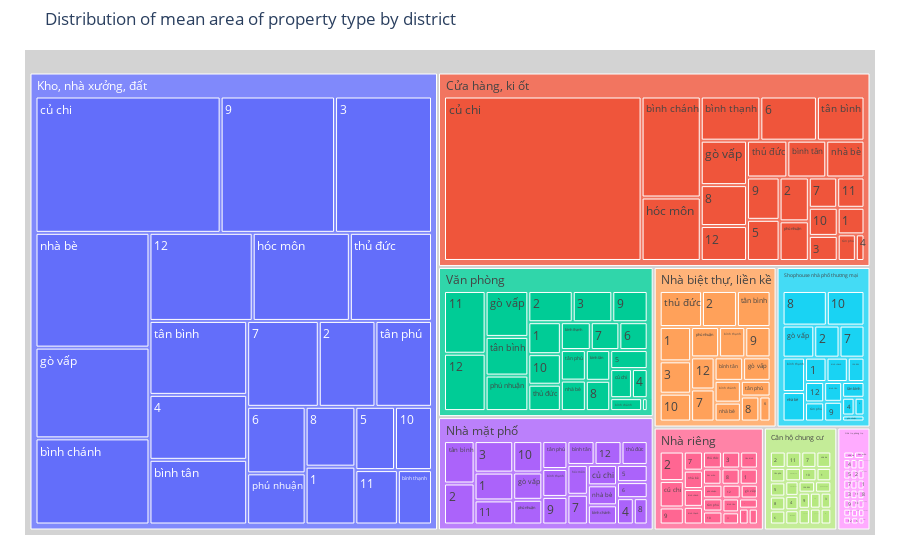

This figure's notebook cell:
### Code cell
tree_map_test_data_area = data.groupby(['District', 'Rent type'])['Area'].agg(mean='mean').reset_index()

fig = px.treemap(
    data_frame= tree_map_test_data_area,
    path=['Rent type', 'District'], values='mean', branchvalues='total',
    hover_data=None,
    hover_name=None,
    title="Distribution of mean area of property type by district")
fig.update_traces(root_color="lightgrey")
fig.update_layout(margin = dict(t=50, l=25, r=25, b=25))
fig.show()

### Figure 1 — Plotly figure (JSON) as saved in the notebook; plotly's stock layout.template omitted (floating-point values rounded to 4 significant figures; data arrays with more than 128 entries replaced by an {"elided": "..."} marker saying what was removed)
{"data": [{"branchvalues": "total", "domain": {"x": [0, 1], "y": [0, 1]}, "hovertemplate": "labels=%{label}<br>mean=%{value}<br>parent=%{parent}<br>id=%{id}<extra></extra>", "ids": {"elided": "205 str values"}, "labels": {"elided": "205 str values"}, "name": "", "parents": {"elided": "205 str values"}, "root": {"color": "lightgrey"}, "type": "treemap", "values": {"elided": "205 float values"}}], "layout": {"legend": {"tracegroupgap": 0}, "margin": {"b": 25, "l": 25, "r": 25, "t": 50}, "title": {"text": "Distribution of mean area of property type by district"}}}
